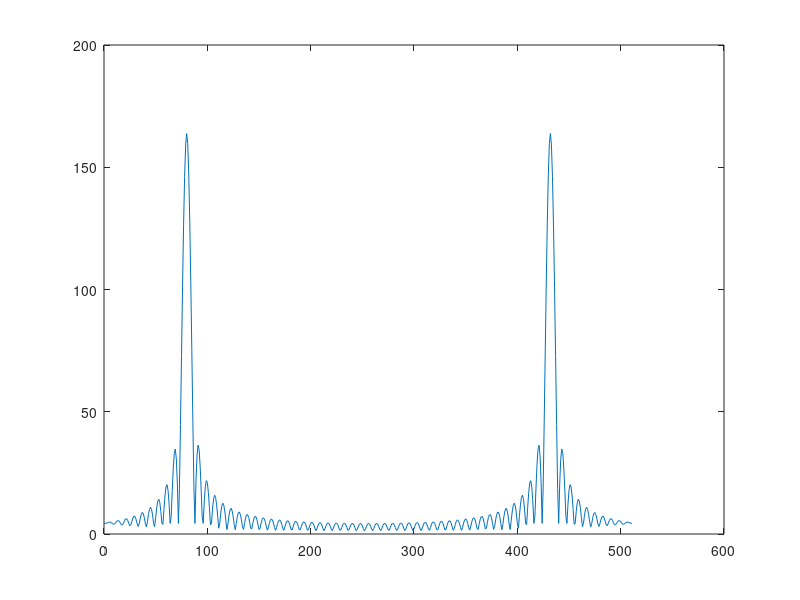
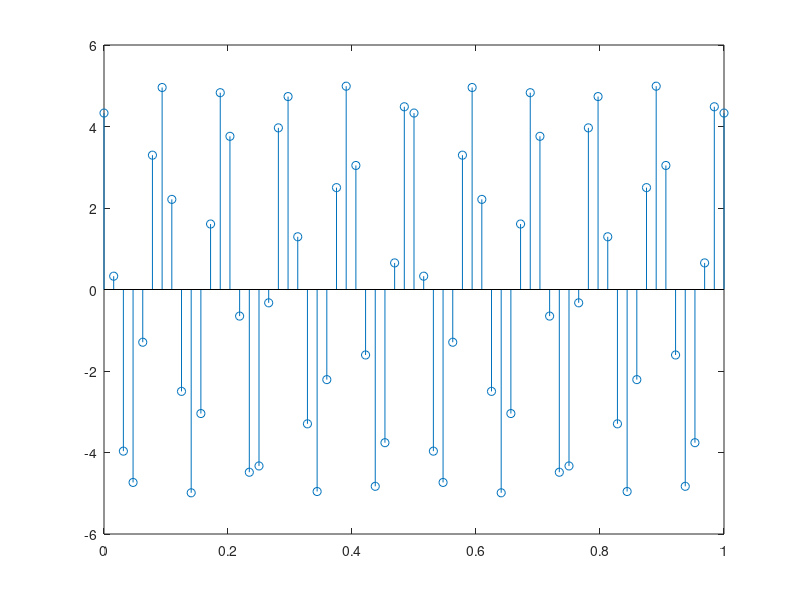

Recreate these plots in MATLAB, in order.
clc;
x=ones(1,4);
t=128;
Y=fft(x,t);
p1=abs(Y);
p2=angle(Y);
nx=0:t-1;
figure(1);
stem(nx,p1);
figure(2);
stem(nx,p2);
%% 
t=16;
x=ones(1,4);
y=ones(1,5);
nx=0:(t-1);
out=fft(x,t).*fft(y,t);
out=ifft(out);
figure(1);
stem(nx,out);
figure(2);
stem(0:7,conv(x,y));
%% 
fft_length=512;
f_s=64;
T=1;
t=0:(1/f_s):1;
x=5*cos(20*pi*t+pi/6);
X=fft(x,fft_length);
figure(1);
plot(0:(fft_length-1),abs(X));
figure(2);
stem(t,x);


